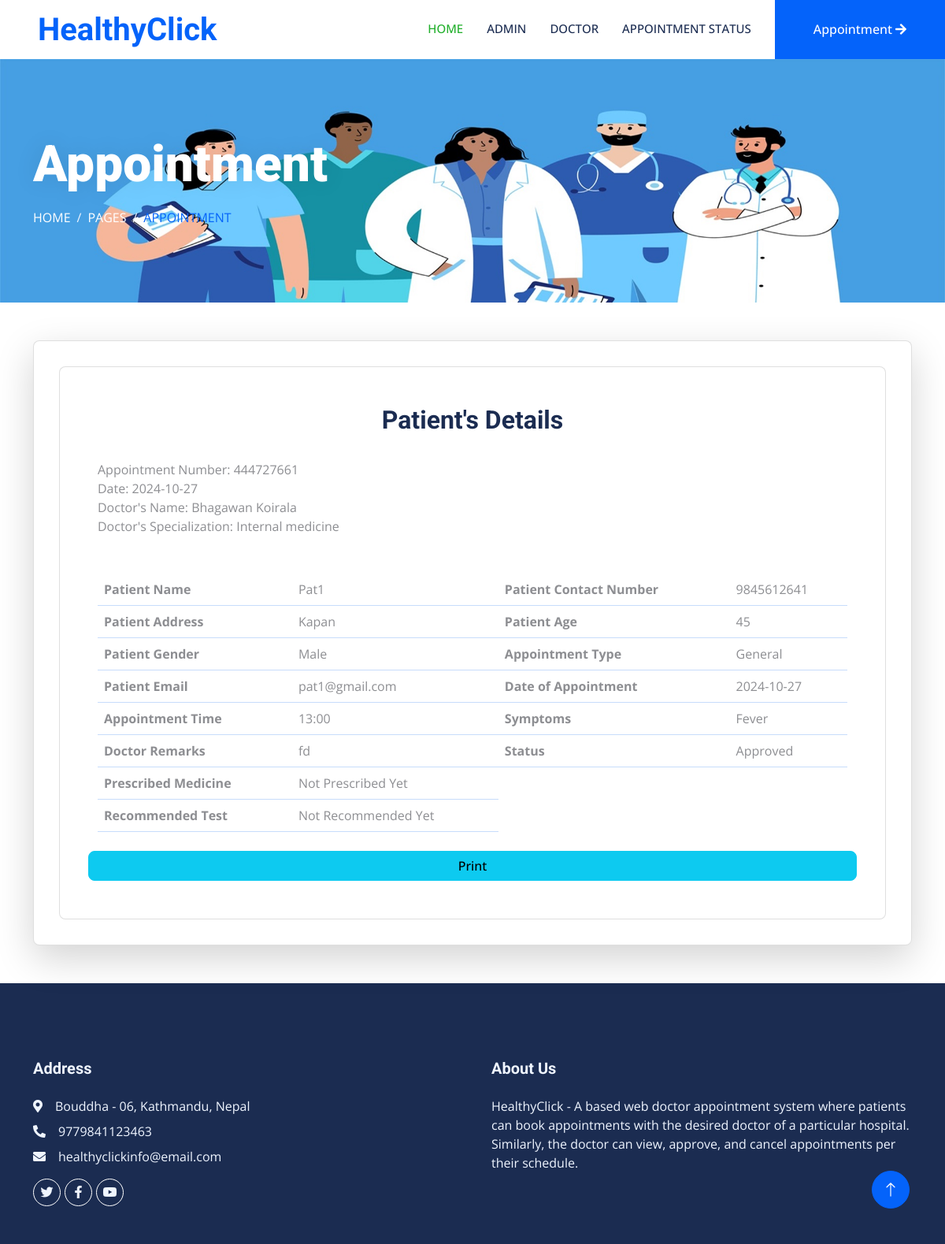
Page /ViewAppointmentDetails/62/ on the committed database.
### dasapp/models.py (models this page shows, shortened)
class Appointment(models.Model):
    appointmentnumber = models.IntegerField(default=0)
    fullname = models.CharField(max_length=250)
    mobilenumber = models.CharField(max_length=11)
    email = models.EmailField(max_length=100)
    address = models.CharField(max_length=200)
    age = models.IntegerField(default=0)
    gender = models.CharField(max_length=100)
    appointmenttype = models.CharField(max_length=100)
    date_of_appointment = models.CharField(max_length=250)
    time_of_appointment = models.CharField(max_length=250)
    doctor_id = models.ForeignKey(DoctorReg, on_delete=models.CASCADE)
    additional_msg = models.TextField(blank=True)
    remark = models.CharField(max_length=250, default=0)
    status = models.CharField(default=0, max_length=200)
    prescription = models.TextField(blank=True, default=0)
    recommendedtest = models.TextField(blank=True, default=0)
    created_at = models.DateTimeField(auto_now_add=True)
    updated_at = models.DateTimeField(auto_now=True)

class DoctorReg(models.Model):
    admin = models.OneToOneField(CustomUser, on_delete=models.CASCADE, null=True, blank=True)
    mobilenumber = models.CharField(max_length=11)
    specialization_id = models.ForeignKey(Specialization, on_delete=models.CASCADE)
    regdate_at = models.DateTimeField(auto_now_add=True)
    updated_at = models.DateTimeField(auto_now=True)

class CustomUser(AbstractUser):
    USER = {
        (1, "admin"),
        (2, "doc"),
    }
    user_type = models.CharField(choices=USER, max_length=50, default=1)
    profile_pic = models.ImageField(upload_to="profile_pics/", blank=True, null=True)

class Specialization(models.Model):
    sname = models.CharField(max_length=200)
    created_at = models.DateTimeField(auto_now_add=True)
    updated_at = models.DateTimeField(auto_now=True)

class Page(models.Model):
    pagetitle = models.CharField(max_length=250)
    address = models.CharField(max_length=250)
    aboutus = models.TextField()
    email = models.EmailField(max_length=200)
    mobilenumber = models.IntegerField(default=0)
    created_at = models.DateTimeField(auto_now_add=True)
    updated_at = models.DateTimeField(auto_now=True)

### docappsystem/userviews.py (the view)
def View_Appointment_Details(request, id):
    page = Page.objects.all()
    specialization = Specialization.objects.all()
    patientdetails = Appointment.objects.filter(id=id).select_related('doctor_id')  # Use select_related for optimization
    context = {
        'patientdetails': patientdetails,
        'page': page,
        'id': id,
    }
    return render(request, 'user_appointment-details.html', context)

### templates/user_appointment-details.html (shortened to what this page needs)
{% extends 'userbase.html' %}
{% load static %}
{% block content %}
<div class="container-fluid page-header py-5 mb-5 wow fadeIn" data-wow-delay="0.1s">
    <div class="container py-5">
        <h1 class="display-3 text-white mb-3 animated slideInDown">Appointment</h1>
        <nav aria-label="breadcrumb animated slideInDown">
            <ol class="breadcrumb text-uppercase mb-0">
                <li class="breadcrumb-item"><a class="text-white" href="#">Home</a></li>
                <li class="breadcrumb-item"><a class="text-white" href="#">Pages</a></li>
                <li class="breadcrumb-item text-primary active" aria-current="page">Appointment</li>
            </ol>
        </nav>
    </div>
</div>
<div class="container-xxl py-10">
    <div class="container">
        <div class="row">
            <div class="col-sm-12">
            <div class="card card-table p-3 shadow-lg">
            <div class="card-body">
            <div class="table-responsive card p-5">
                {% for i in patientdetails %}
                <h2><center>Patient's Details</center></h2>
                <br>Appointment Number: {{i.appointmentnumber}}<br>
                    Date: {{i.date_of_appointment}}<br>
                    Doctor's Name: {{ i.doctor_id.admin.first_name }} {{ i.doctor_id.admin.last_name }}<br>
                    Doctor's Specialization: {{ i.doctor_id.specialization_id.sname }}<br>
                <br>
                <br>
                <table class="table table-hover table-center mb-0 datatable">
                    <tr>
                          <th>Patient Name</th>
                          <td>{{i.fullname}}</td>
                          <th>Patient Contact Number</th>
                          <td>{{i.mobilenumber}}</td>
                    </tr>
                    <tr>
                        <th>Patient Address</th>
                        <td>{{i.address}}</td>
                        <th>Patient Age</th>
                        <td>{{i.age}}</td>
                      </tr>
                      <tr>
                        <th>Patient Gender</th>
                        <td>{{i.gender}}</td>
                        <th>Appointment Type</th>
                        <td>{{i.appointmenttype}}</td>
                      </tr>
                    <tr>
                          <th>Patient Email</th>
                          <td>{{i.email}}</td>
                          <th>Date of Appointment</th>
                          <td>{{i.date_of_appointment}}</td>
                    </tr>
                    <tr>
                        <th>Appointment Time</th>
                        <td>{{i.time_of_appointment}}</td>
                        <th>Symptoms</th>
                        <td>{{i.additional_msg}}</td>
                    </tr>
                    <tr>
                        {% if i.status == '0' %}
                        <th>Doctor Remarks</th>
                        <td>Not Updatet Yet</td>
                        {% else %}
                      <tr>
                          <th>Doctor Remarks</th>
                          <td>{{ i.remark}}</td>{% endif %}
                            {% if i.status == '0' %}
                            <th>Staus</th>
                            <td>Not Updatet Yet</td>
                            {% else %}
                            <th>Status</th>
                            <td>{{ i.status}}</td> {% endif %}
                            </tr>
                            <tr>
                                {% if i.status == 'Completed' %}
                                <th>Prescribed Medicine</th>
                                <td>{{ i.prescription}}</td>
                                {% else %}
                                <th>Prescribed Medicine</th>
                                <td>Not Prescribed Yet</td> {% endif %}
                                </tr>
                                <tr>
                                  {% if i.status == 'Completed' %}
                                  <th>Recommended Test</th>
                                  <td>{{ i.recommendedtest}}</td>
                                  {% else %}
                                  <th>Recommended Test</th>
                                  <td>Not Recommended Yet</td> {% endif %}
                                </tr>
                  </table>
                  <br>
                  <div class="row">
                    <a class="btn btn-info" href="{% url 'pdf_view' id %}">Print</a>
                  </div>
                  {% endfor %}
            </div>
            </div>
            </div>
            </div>
            </div>
    </div>
</div>
{% endblock %}

### templates/userincludes/footer.html
{% load static %}
<div class="container-fluid bg-dark text-light footer mt-5 pt-5 wow fadeIn" data-wow-delay="0.1s">
    <div class="container py-5">
        <div class="row g-5">
            <div class="col-lg-6 col-md-6">
                <h5 class="text-light mb-4">Address</h5>
                {% for i in page %}
                <p class="mb-2"><i class="fa fa-map-marker-alt me-3"></i>{{i.address}}</p>
                <p class="mb-2"><i class="fa fa-phone-alt me-3"></i>{{i.mobilenumber}}</p>
                <p class="mb-2"><i class="fa fa-envelope me-3"></i>{{i.email}}</p>{% endfor %}
                <div class="d-flex pt-2">
                    <a class="btn btn-outline-light btn-social rounded-circle" href=""><i class="fab fa-twitter"></i></a>
                    <a class="btn btn-outline-light btn-social rounded-circle" href=""><i class="fab fa-facebook-f"></i></a>
                    <a class="btn btn-outline-light btn-social rounded-circle" href=""><i class="fab fa-youtube"></i></a>
                </div>
            </div>
            <div class="col-lg-6 col-md-6">
                <h5 class="text-light mb-4">About Us</h5>
                {% for i in page %}
                {{ i.aboutus }}{% endfor %}
            </div>
        </div>
    </div>
</div>
<a href="#" class="btn btn-lg btn-primary btn-lg-square rounded-circle back-to-top"><i class="bi bi-arrow-up"></i></a>

### static/css/style.css (style rules this page uses)
:root { --primary: #21af2b; --light: #EFF5FF; --dark: #1B2C51; }
.back-to-top { position: fixed; display: none; right: 45px; bottom: 45px; z-index: 99; }
.btn { font-weight: 500; transition: .5s; }
.btn.btn-primary, .btn.btn-secondary { color: #FFFFFF; }
.btn-lg-square { width: 48px; height: 48px; }
.btn-square, .btn-sm-square, .btn-lg-square { padding: 0; display: flex; align-items: center; justify-content: center; font-weight: normal; }
.page-header { background: url(../img/header-page.jpg) top center no-repeat; background-size: cover; text-shadow: 0 0 30px rgba(0, 0, 0, .1); }
.breadcrumb-item + .breadcrumb-item::before { color: var(--light); }
.footer .btn.btn-social { margin-right: 5px; width: 35px; height: 35px; display: flex; align-items: center; justify-content: center; color: var(--light); border: 1px solid #FFFFFF; transition: .3s; }

### rows in the picture
Appointment: appointmentnumber "444727661", date_of_appointment "2024-10-27", doctor_id.admin.first_name "Bhagawan", doctor_id.admin.last_name "Koirala", doctor_id.specialization_id.sname "Internal medicine", fullname "Pat1", mobilenumber "9845612641", address "Kapan", age "45", gender "Male", appointmenttype "General", email "pat1@gmail.com", time_of_appointment "13:00", additional_msg "Fever", remark "fd", status "Approved", shows "Prescribed Medicine", shows "Recommended Test"
Page: address "Bouddha - 06, Kathmandu, Nepal", mobilenumber "9779841123463", email "healthyclickinfo@email.com", aboutus "HealthyClick - A based web doctor appointment system where patients can book appointments with the desired doctor of a particular hospital. Similarly, the doctor can view, approve, and cancel appointments per their schedule."
